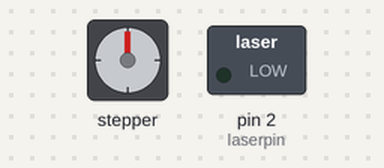
A sketch run on a simulated Arduino Uno, built with avr-gcc and run on an emulated ATmega328P. Shown: stepper motor, switched loads named in the sketch (green lamp = pin HIGH). Wiring (inferred from the names in the program): stepper motor driver (200 steps per turn assumed): step pin 5; direction pin 6; enable pin 7. Pins used as bus, display or sensor lines are not drawn.

Above: at 0.1 s.
At 1.1 s:
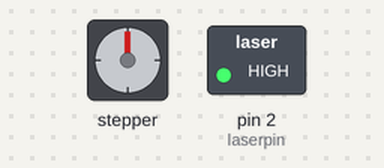
Timing chart, 0 to 2.6 s (numbered marks = the images above):
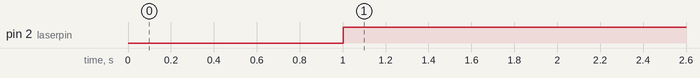

Measured:
- by itself, pin 2 (laserpin): LOW → HIGH at 1.0 s

The sketch:

laser-test.ino
```cpp
int nn;
int rotation = 0;

void setup() {
  // put your setup code here, to run once:
  Serial.begin(9600);
  int laserpin = 2;
  pinMode(laserpin, OUTPUT); //laser

  pinMode(A3,INPUT); //position sensor
  pinMode(5, OUTPUT); //pulse
  pinMode(6, OUTPUT);  //dir
  pinMode(7, OUTPUT); //enable
  digitalWrite(7, HIGH);
  delay(1);
  digitalWrite(6, LOW);
  delay(1);
  digitalWrite(5, LOW);
  delay(1);
 // int ii = calib();
 // nn =ii;
}

void loop() {
  // put your main code here, to run repeatedly:
    int laserpin = 2;
 //  digitalWrite(laserpin, LOW);
   delay(1000);
   digitalWrite(laserpin, HIGH);
   delay(1000);
}
```
